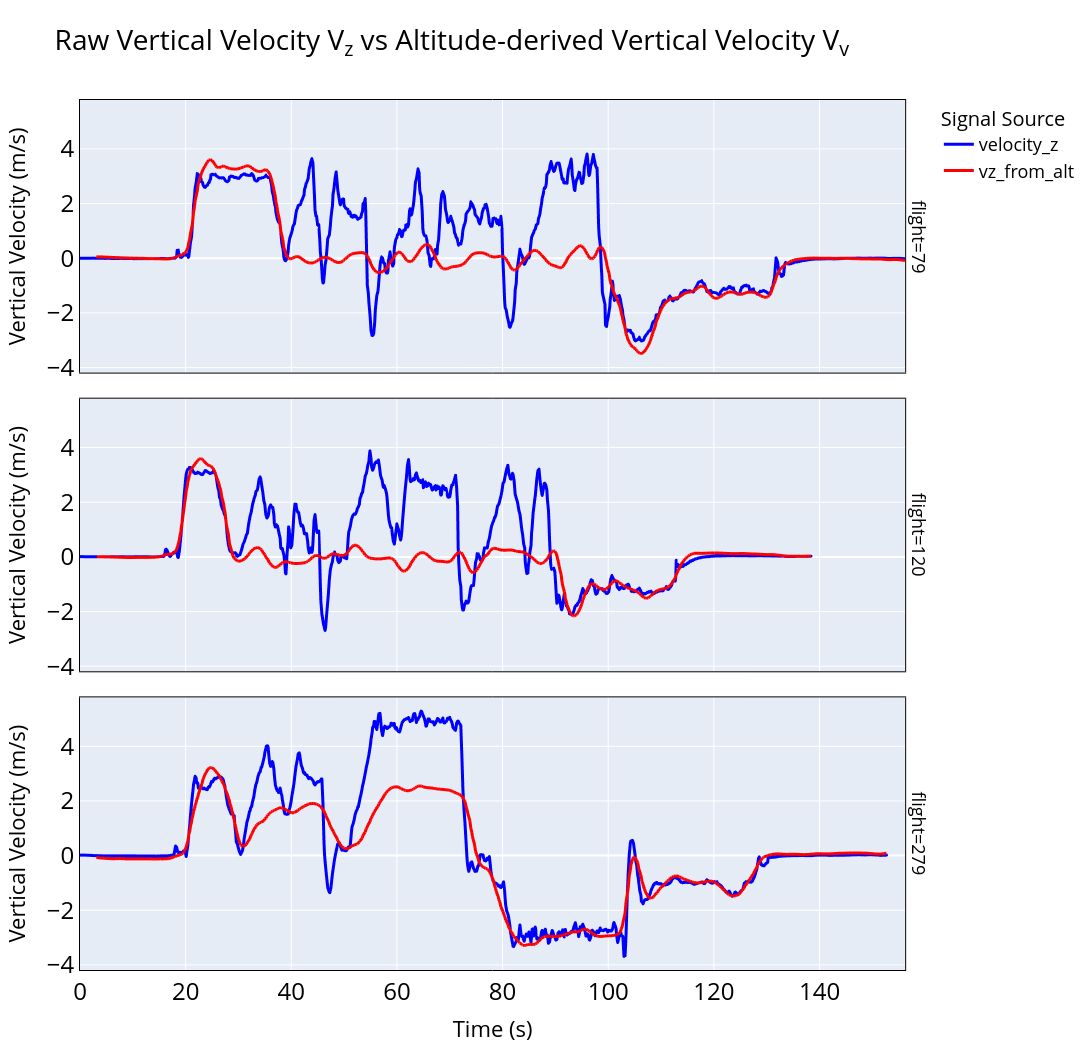

Notebook code cell kept with this figure:
### Markdown cell above
### Velocity from altitude diff and velocity_z are not same e.g. in 120
So lets do a sanity check.

### Code cell
color_sequence = ["blue", "red"]  # or your preferred colors
# Select flights to inspect
flights_to_plot = [120, 79, 279]   # add more flight numbers here if you like
sub = df[df["flight"].isin(flights_to_plot)].copy()

# Prepare data for Plotly (melt to long format for nice legends)
plot_df = sub.melt(
    id_vars=["flight", "time"],
    value_vars=["velocity_z", "vz_from_alt"],
    var_name="source",
    value_name="vz"
)

# Plot both velocities over time, faceted by Flight
fig = px.line(
    plot_df,
    x="time",
    y="vz",
    color="source",
    facet_row="flight",
    title="Raw Vertical Velocity V<sub>z</sub> vs Altitude-derived Vertical Velocity V<sub>v</sub>",
    labels={"time": "Time (s)", "vz": "Vertical Velocity (m/s)", "source": "Signal Source"},
    width=1200,
    height=350*len(flights_to_plot),
    color_discrete_sequence=color_sequence
)

fig.update_traces(line=dict(width=3))

# 👉 Darken only text + axes, keep original grid + colors
fig.update_layout(
    font=dict(color="black", size=18),
    title_font=dict(size=28, color="black"),
    legend_title_font=dict(size=20, color="black"),
    legend_font=dict(size=18, color="black"),
)

fig.update_xaxes(
    title_font=dict(size=22, color="black"),
    tickfont=dict(size=24, color="black"),
    linecolor="black",
    mirror=True
)

fig.update_yaxes(
    title_font=dict(size=22, color="black"),
    tickfont=dict(size=24, color="black"),
    linecolor="black",
    mirror=True
)

fig.write_image("velocity_plot_axes_dark.png", scale=3)
fig.show()

### Figure 1 — Plotly figure (JSON) as saved in the notebook; plotly's stock layout.template omitted (floating-point values rounded to 4 significant figures; data arrays with more than 128 entries replaced by an {"elided": "..."} marker saying what was removed)
{"data": [{"hovertemplate": "Signal Source=velocity_z<br>flight=79<br>Time (s)=%{x}<br>Vertical Velocity (m/s)=%{y}<extra></extra>", "legendgroup": "velocity_z", "line": {"color": "blue", "dash": "solid", "width": 3}, "marker": {"symbol": "circle"}, "mode": "lines", "name": "velocity_z", "showlegend": true, "type": "scattergl", "x": {"elided": "1043 float values"}, "xaxis": "x3", "y": {"elided": "1043 float values"}, "yaxis": "y3"}, {"hovertemplate": "Signal Source=velocity_z<br>flight=120<br>Time (s)=%{x}<br>Vertical Velocity (m/s)=%{y}<extra></extra>", "legendgroup": "velocity_z", "line": {"color": "blue", "dash": "solid", "width": 3}, "marker": {"symbol": "circle"}, "mode": "lines", "name": "velocity_z", "showlegend": false, "type": "scattergl", "x": {"elided": "921 float values"}, "xaxis": "x2", "y": {"elided": "921 float values"}, "yaxis": "y2"}, {"hovertemplate": "Signal Source=velocity_z<br>flight=279<br>Time (s)=%{x}<br>Vertical Velocity (m/s)=%{y}<extra></extra>", "legendgroup": "velocity_z", "line": {"color": "blue", "dash": "solid", "width": 3}, "marker": {"symbol": "circle"}, "mode": "lines", "name": "velocity_z", "showlegend": false, "type": "scattergl", "x": {"elided": "988 float values"}, "xaxis": "x", "y": {"elided": "988 float values"}, "yaxis": "y"}, {"hovertemplate": "Signal Source=vz_from_alt<br>flight=79<br>Time (s)=%{x}<br>Vertical Velocity (m/s)=%{y}<extra></extra>", "legendgroup": "vz_from_alt", "line": {"color": "red", "dash": "solid", "width": 3}, "marker": {"symbol": "circle"}, "mode": "lines", "name": "vz_from_alt", "showlegend": true, "type": "scattergl", "x": {"elided": "1043 float values"}, "xaxis": "x3", "y": {"elided": "1043 float values"}, "yaxis": "y3"}, {"hovertemplate": "Signal Source=vz_from_alt<br>flight=120<br>Time (s)=%{x}<br>Vertical Velocity (m/s)=%{y}<extra></extra>", "legendgroup": "vz_from_alt", "line": {"color": "red", "dash": "solid", "width": 3}, "marker": {"symbol": "circle"}, "mode": "lines", "name": "vz_from_alt", "showlegend": false, "type": "scattergl", "x": {"elided": "921 float values"}, "xaxis": "x2", "y": {"elided": "921 float values"}, "yaxis": "y2"}, {"hovertemplate": "Signal Source=vz_from_alt<br>flight=279<br>Time (s)=%{x}<br>Vertical Velocity (m/s)=%{y}<extra></extra>", "legendgroup": "vz_from_alt", "line": {"color": "red", "dash": "solid", "width": 3}, "marker": {"symbol": "circle"}, "mode": "lines", "name": "vz_from_alt", "showlegend": false, "type": "scattergl", "x": {"elided": "988 float values"}, "xaxis": "x", "y": {"elided": "988 float values"}, "yaxis": "y"}], "layout": {"annotations": [{"font": {}, "showarrow": false, "text": "flight=279", "textangle": 90, "x": 0.98, "xanchor": "left", "xref": "paper", "y": 0.1567, "yanchor": "middle", "yref": "paper"}, {"font": {}, "showarrow": false, "text": "flight=120", "textangle": 90, "x": 0.98, "xanchor": "left", "xref": "paper", "y": 0.5, "yanchor": "middle", "yref": "paper"}, {"font": {}, "showarrow": false, "text": "flight=79", "textangle": 90, "x": 0.98, "xanchor": "left", "xref": "paper", "y": 0.8433, "yanchor": "middle", "yref": "paper"}], "font": {"color": "black", "size": 18}, "height": 1050, "legend": {"font": {"color": "black", "size": 18}, "title": {"font": {"color": "black", "size": 20}, "text": "Signal Source"}, "tracegroupgap": 0}, "title": {"font": {"color": "black", "size": 28}, "text": "Raw Vertical Velocity V<sub>z</sub> vs Altitude-derived Vertical Velocity V<sub>v</sub>"}, "width": 1200, "xaxis": {"anchor": "y", "domain": [0, 0.98], "linecolor": "black", "mirror": true, "tickfont": {"color": "black", "size": 24}, "title": {"font": {"color": "black", "size": 22}, "text": "Time (s)"}}, "xaxis2": {"anchor": "y2", "domain": [0, 0.98], "linecolor": "black", "matches": "x", "mirror": true, "showticklabels": false, "tickfont": {"color": "black", "size": 24}, "title": {"font": {"color": "black", "size": 22}}}, "xaxis3": {"anchor": "y3", "domain": [0, 0.98], "linecolor": "black", "matches": "x", "mirror": true, "showticklabels": false, "tickfont": {"color": "black", "size": 24}, "title": {"font": {"color": "black", "size": 22}}}, "yaxis": {"anchor": "x", "domain": [0, 0.3133], "linecolor": "black", "mirror": true, "tickfont": {"color": "black", "size": 24}, "title": {"font": {"color": "black", "size": 22}, "text": "Vertical Velocity (m/s)"}}, "yaxis2": {"anchor": "x2", "domain": [0.3433, 0.6567], "linecolor": "black", "matches": "y", "mirror": true, "tickfont": {"color": "black", "size": 24}, "title": {"font": {"color": "black", "size": 22}, "text": "Vertical Velocity (m/s)"}}, "yaxis3": {"anchor": "x3", "domain": [0.6867, 1.0], "linecolor": "black", "matches": "y", "mirror": true, "tickfont": {"color": "black", "size": 24}, "title": {"font": {"color": "black", "size": 22}, "text": "Vertical Velocity (m/s)"}}}}
